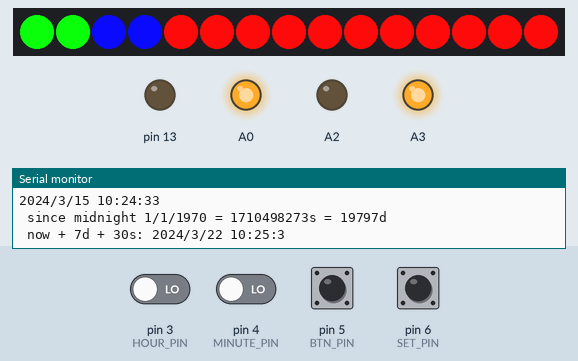
A sketch run on a simulated Arduino Uno, built with avr-gcc and run on an emulated ATmega328P. Parts: 15 RGB LEDs in strip order, left to right, output pins drawn as LEDs (lit = HIGH), the last lines printed to the serial monitor. The inputs (shaded band) are chosen by the test bench; at power-on: pin 3 (HOUR_PIN), pin 4 (MINUTE_PIN), pin 5 (BTN_PIN), pin 6 (SET_PIN) LOW. Dim RGB values are drawn brighter than linear; the strip is taken to match the declared colour order; the local clock reads 2024-03-15 10:24:30 at power-on unless the sketch sets it; random numbers use the default seed unless the sketch sets one.

Above: at 3.6 s.
3.7 s: pin 5 (BTN_PIN) pulled HIGH for 1.35 s
At 4.27 s:
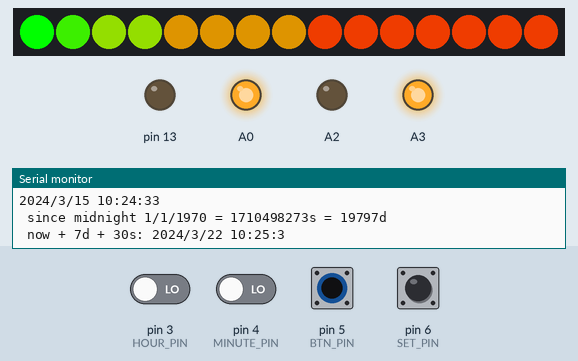
6.5 s: pin 5 (BTN_PIN) pulled HIGH for 1.35 s
At 6.5 s:
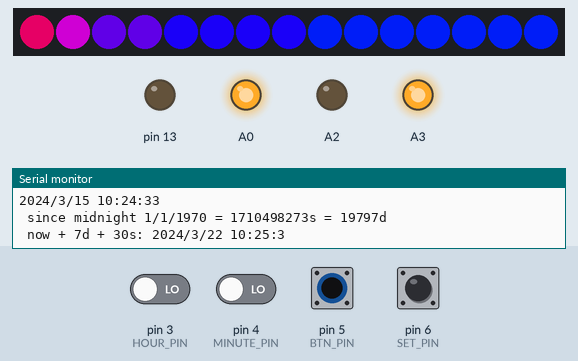
10.0 s: pin 5 (BTN_PIN) pulled HIGH for 1.35 s
At 10.0 s:
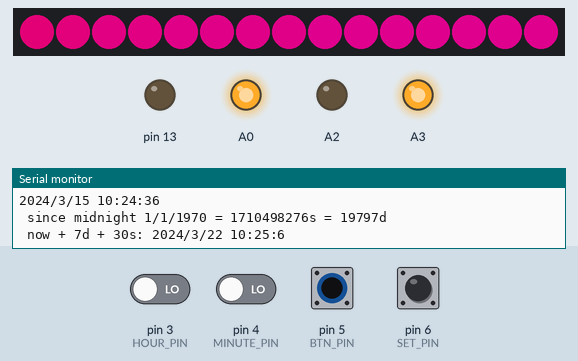
12.8 s: pin 3 (HOUR_PIN) driven HIGH
At 14.4 s:
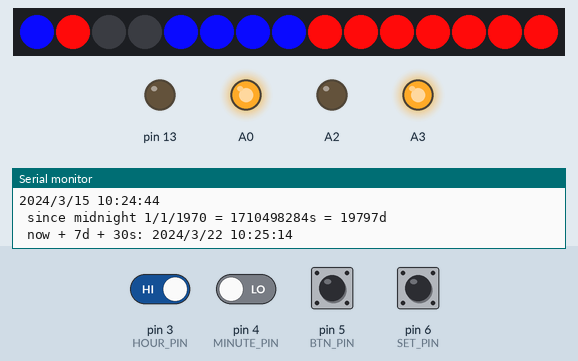
14.7 s: pin 5 (BTN_PIN) pulled HIGH for 1.35 s
At 16.41 s:
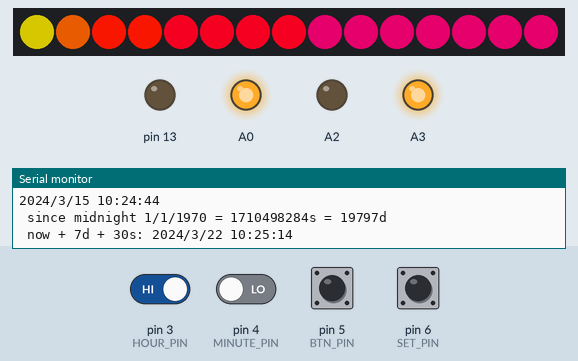
20.3 s: pin 5 (BTN_PIN) pulled HIGH for 1.35 s
At 20.3 s:
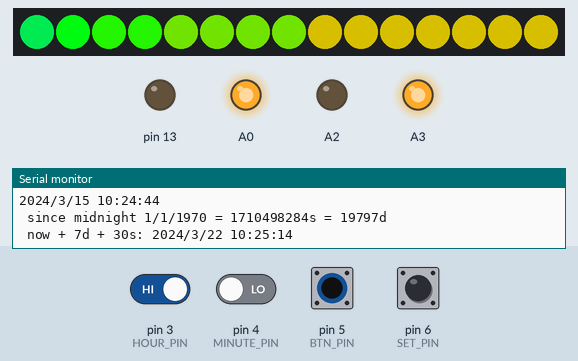
Timing chart, 0 to 23.3 s (numbered marks = the images above; inputs shaded):
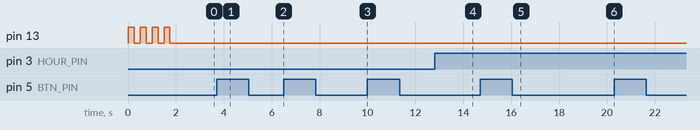

The sketch:

Niki_bday_2016.ino
```cpp
// (licence header left out)
#include <Wire.h>
#include "RTClib.h"
#include <Adafruit_NeoPixel.h>

#define STRIP_PIN 8
#define HOUR_PIN 3
#define MINUTE_PIN 4
#define BTN_PIN 5
#define SET_PIN 6
#define DEBOUNCE_DELAY 10
#define MAX_BUTTONS_INPUT 20
#define MAX_MODES 3
#define MAX_PALETTES 10
#define TOTAL_PALETTES 10
#define CLOCK_PIXELS 15

// Parameter 1 = number of pixels in strip
// Parameter 2 = pin number (most are valid)
// Parameter 3 = pixel type flags, add together as needed:
//   NEO_KHZ800  800 KHz bitstream (most NeoPixel products w/WS2812 LEDs)
//   NEO_KHZ400  400 KHz (classic 'v1' (not v2) FLORA pixels, WS2811 drivers)
//   NEO_GRB     Pixels are wired for GRB bitstream (most NeoPixel products)
//   NEO_RGB     Pixels are wired for RGB bitstream (v1 FLORA pixels, not v2)
Adafruit_NeoPixel strip = Adafruit_NeoPixel(CLOCK_PIXELS, STRIP_PIN, NEO_RGB + NEO_KHZ800);

byte bits[CLOCK_PIXELS];

uint32_t black = strip.Color(0,0,0);
uint32_t colors[TOTAL_PALETTES][4] =
  {
    {
      // #1 RGB
      strip.Color(0,0,0),    // off
      strip.Color(255,10,10),  // hours
      strip.Color(10,255,10),  // minutes
      strip.Color(10,10,255) // both;
    },
    {
      // #2 Mondrian
      strip.Color(0,0,0),    // off
      strip.Color(255,10,10),  // hours
      strip.Color(248,222,0),  // minutes
      strip.Color(10,10,255) // both;
    },
    {
      // #3 Basbrun
      strip.Color(0,0,0),    // off
      strip.Color(80,40,0),  // hours
      strip.Color(20,200,20),  // minutes
      strip.Color(255,100,10) // both;
    },
    {
      // #4 80's
      strip.Color(0,0,0),    // off
      strip.Color(245,100,201),  // hours
      strip.Color(114,247,54),  // minutes
      strip.Color(113,235,219) // both;
    }
    ,
    {
      // #5 Pastel
      strip.Color(255,255,255),    // off
      strip.Color(255,123,123),  // hours
      strip.Color(143,255,112),  // minutes
      strip.Color(120,120,255) // both;
    }
    ,
    {
      // #6 Modern
      strip.Color(255,255,255),    // off
      strip.Color(212,49,45),  // hours
      strip.Color(145,210,49),  // minutes
      strip.Color(141,95,224) // both;
    }
    ,
    {
      // #7 Cold
      strip.Color(255,255,255),    // off
      strip.Color(209,62,200),  // hours
      strip.Color(69,232,224),  // minutes
      strip.Color(80,70,202) // both;
    }
    ,
    {
      // #8 Warm
      strip.Color(255,255,255),    // off
      strip.Color(237,20,20),  // hours
      strip.Color(246,243,54),  // minutes
      strip.Color(255,126,21) // both;
    }
    ,
    {
      //#9 Earth
      strip.Color(255,255,255),    // off
      strip.Color(70,35,0),  // hours
      strip.Color(70,122,10),  // minutes
      strip.Color(200,182,0) // both;
    }
    ,
    {
      // #10 Dark
      strip.Color(255,255,255),    // off
      strip.Color(211,34,34),  // hours
      strip.Color(80,151,78),  // minutes
      strip.Color(16,24,149) // both;
    }
  };

RTC_DS1307 rtc;

boolean on = true;

byte oldHours = 0;
byte oldMinutes = 0;

int lastButtonValue[MAX_BUTTONS_INPUT];
int currentButtonValue[MAX_BUTTONS_INPUT];

int mode = 0;
int palette = 0;

byte error = 0;
byte oldError = 0;

void setup()
{
  Serial.begin(9600);

  pinMode(A2, OUTPUT);
  digitalWrite(A2, LOW);
  pinMode(A3, OUTPUT);
  digitalWrite(A3, HIGH);
  pinMode(A0, OUTPUT);
  digitalWrite(A0, HIGH);

  // Initialize the strip and set all pixels to 'off'
  strip.begin();
  //strip.setBrightness(255);
  strip.show();

  Wire.begin();
  rtc.begin();

  if (! rtc.isrunning())
  {
    rtc.adjust(DateTime(F(__DATE__), F(__TIME__)));//F(__DATE__), F(__TIME__)
    // This line sets the RTC with an explicit date & time, for example to set
    // January 21, 2014 at 3am you would call:
    // rtc.adjust(DateTime(2014, 1, 21, 3, 0, 0));
  }

  // Make the random() function return unpredictable results
  randomSeed(rtc.now().unixtime());

  pinMode(HOUR_PIN, INPUT);
  pinMode(MINUTE_PIN, INPUT);
  pinMode(BTN_PIN, INPUT);
  pinMode(SET_PIN, INPUT);

  pinMode(13, OUTPUT);

  for(int i=0;i<4;i++)
  {
    digitalWrite(13, HIGH);
    delay(250);
    digitalWrite(13, LOW);
    delay(250);
  }

  // Make sure the time is always displayed the first
  // time the clock is powered on.
  oldHours = 99;
}

void loop()
{
  printDateTime(rtc.now());
  // 9:25
//  setPixel(0, strip.Color(255,255,255));
//  setPixel(1, strip.Color(255,10,10));
//  setPixel(2, strip.Color(10,255,10));
//  setPixel(3, strip.Color(10,10,255));
//  setPixel(4, strip.Color(255,10,10));
//  strip.show();
//  return;

  // Read buttons
  int set_button = debounce(SET_PIN);
  int hour_button = debounce(HOUR_PIN);
  int minute_button = debounce(MINUTE_PIN);
  int button = debounce(BTN_PIN);

  if(set_button && button && hasChanged(BTN_PIN))
  {
    for(int i=0; i<100; i++)
    {
      if(!debounce(SET_PIN) || !debounce(BTN_PIN))
        break;
    }

    if(debounce(SET_PIN) && debounce(BTN_PIN))
    {
      checkErrors();
    }
  }
  else if( set_button && hour_button && hasChanged(HOUR_PIN))
  {
    DateTime newTime = DateTime(rtc.now().unixtime()+3600);
    rtc.adjust( newTime );

    displayCurrentTime();
  }
  else if( set_button && minute_button && hasChanged(MINUTE_PIN))
  {
    DateTime fixTime = rtc.now();

    DateTime newTime = DateTime(
          fixTime.year(),
          fixTime.month(),
          fixTime.day(),
          fixTime.hour(),
          ((fixTime.minute()-fixTime.minute()%5)+5)%60,
          0);

    rtc.adjust( newTime );

    displayCurrentTime();
  }
  else if( minute_button && hasChanged(MINUTE_PIN))
  {
    toggleOnOff();
  }
  else if( hour_button && hasChanged(HOUR_PIN))
  {
    palette = (palette+1)%MAX_PALETTES;
    oldHours = 99;
    oldError = 99;
  }
  else if( button && hasChanged(BTN_PIN))
  {
    mode = mode + 1;

    if(mode >= MAX_MODES)
      mode = 0;
  }

  // Store buttons new values
  resetButtonValues();
  switch(mode)
  {
    case 0:
      displayCurrentTime();
      break;

    case 1:
      oldHours = 99;
      rainbowCycle(20);
      break;

    case 2:
      oldHours = 99;
      rainbow(20);
      break;

    case 3:
      oldHours = 99;
      // Display error code
      displayErrorCode();
      break;
  }
}

int debounce(int pin)
{
  int val = digitalRead(pin);
  if( val == lastButtonValue[pin] )
  {
    currentButtonValue[pin] = val;
    return val;
  }

  delay(DEBOUNCE_DELAY);

  val = digitalRead(pin);
  if( val != lastButtonValue[pin] )
  {
    currentButtonValue[pin] = val;
    return val;
  }

  currentButtonValue[pin] = lastButtonValue[pin];
  return lastButtonValue[pin];
}

boolean hasChanged(int pin)
{
  return lastButtonValue[pin] != currentButtonValue[pin];
}

void resetButtonValues()
{
  for(int i=0; i<MAX_BUTTONS_INPUT; i++)
    lastButtonValue[i] = currentButtonValue[i];
}

void displayCurrentTime()
{
  DateTime now = rtc.now();
  setTime(now.hour()%12, now.minute());
}

void setTime(byte hours, byte minutes)
{
  if(oldHours == hours && oldMinutes/5 == minutes/5)
    return;

  oldHours = hours;
  oldMinutes = minutes;

  for(int i=0; i<CLOCK_PIXELS; i++)
    bits[i] = 0;

  setBits(hours, 0x01);
  setBits(minutes/5, 0x02);

  for(int i=0; i<CLOCK_PIXELS; i++)
  {
    setPixel(i, colors[palette][bits[i]]);
    strip.show();
  }
}

void displayErrorCode()
{
  if(oldError == error)
    return;

  oldError = error;

  for(int i=0; i<CLOCK_PIXELS; i++)
    bits[i] = 0;

  if(error == 0)
  {
    setBits(12, 0x02);
  }
  else
  {
    setBits(error, 0x01);
  }

  for(int i=0; i<CLOCK_PIXELS; i++)
  {
    setPixel(i, colors[palette][bits[i]]);
  }

  strip.show();
}

void setBits(byte value, byte offset)
{
  switch(value)
  {
    case 1:
      switch(random(2))
      {
        case 0:
          bits[0]|=offset;
          break;
        case 1:
          bits[1]|=offset;
          break;
      }
      break;
    case 2:
      switch(random(2))
      {
        case 0:
          bits[2]|=offset;
          break;
        case 1:
          bits[0]|=offset;
          bits[1]|=offset;
          break;
      }
      break;
    case 3:
      switch(random(3))
      {
        case 0:
          bits[3]|=offset;
          break;
        case 1:
          bits[0]|=offset;
          bits[2]|=offset;
          break;
        case 2:
          bits[1]|=offset;
          bits[2]|=offset;
          break;
      }
      break;
    case 4:
      switch(random(3))
      {
        case 0:
          bits[0]|=offset;
          bits[3]|=offset;
          break;
        case 1:
          bits[1]|=offset;
          bits[3]|=offset;
          break;
        case 2:
          bits[0]|=offset;
          bits[1]|=offset;
          bits[2]|=offset;
          break;
      }
      break;
    case 5:
      switch(random(3))
      {
        case 0:
          bits[4]|=offset;
          break;
        case 1:
          bits[2]|=offset;
          bits[3]|=offset;
          break;
        case 2:
          bits[0]|=offset;
          bits[1]|=offset;
          bits[3]|=offset;
          break;
      }
      break;
    case 6:
      switch(random(4))
      {
        case 0:
          bits[0]|=offset;
          bits[4]|=offset;
          break;
        case 1:
          bits[1]|=offset;
          bits[4]|=offset;
          break;
        case 2:
          bits[0]|=offset;
          bits[2]|=offset;
          bits[3]|=offset;
          break;
        case 3:
          bits[1]|=offset;
          bits[2]|=offset;
          bits[3]|=offset;
          break;
      }
      break;
    case 7:
      switch(random(3))
      {
        case 0:
          bits[2]|=offset;
          bits[4]|=offset;
          break;
        case 1:
          bits[0]|=offset;
          bits[1]|=offset;
          bits[4]|=offset;
          break;
        case 2:
          bits[0]|=offset;
          bits[1]|=offset;
          bits[2]|=offset;
          bits[3]|=offset;
          break;
      }
      break;
    case 8:
      switch(random(3))
      {
        case 0:
          bits[3]|=offset;
          bits[4]|=offset;
          break;
        case 1:
          bits[0]|=offset;
          bits[2]|=offset;
          bits[4]|=offset;
          break;
        case 2:
          bits[1]|=offset;
          bits[2]|=offset;
          bits[4]|=offset;
          break;
      }
      break;
    case 9:
      switch(random(2))
      {
        case 0:
          bits[0]|=offset;
          bits[3]|=offset;
          bits[4]|=offset;
          break;
        case 1:
          bits[1]|=offset;
          bits[3]|=offset;
          bits[4]|=offset;
          break;
      }
      break;
    case 10:
      switch(random(2))
      {
        case 0:
          bits[2]|=offset;
          bits[3]|=offset;
          bits[4]|=offset;
          break;
        case 1:
          bits[0]|=offset;
          bits[1]|=offset;
          bits[3]|=offset;
          bits[4]|=offset;
          break;
      }
      break;
    case 11:
      switch(random(2))
      {
        case 0:
          bits[0]|=offset;
          bits[2]|=offset;
          bits[3]|=offset;
          bits[4]|=offset;
          break;
        case 1:
          bits[1]|=offset;
          bits[2]|=offset;
          bits[3]|=offset;
          bits[4]|=offset;
          break;
      }

      break;
    case 12:
      bits[0]|=offset;
      bits[1]|=offset;
      bits[2]|=offset;
      bits[3]|=offset;
      bits[4]|=offset;

      break;
  }
}

void setPixel(byte pixel, uint32_t color)
{
  if(!on)
    return;

  switch(pixel)
  {
    case 0:
      strip.setPixelColor(0, color);
      break;
    case 1:
      strip.setPixelColor(1, color);
      break;
    case 2:
      strip.setPixelColor(2, color);
      strip.setPixelColor(3, color);
      break;
    case 3:
      strip.setPixelColor(4, color);
      strip.setPixelColor(5, color);
      strip.setPixelColor(6, color);
      strip.setPixelColor(7, color);
      break;
    case 4:
      strip.setPixelColor(8, color);
      strip.setPixelColor(9, color);
      strip.setPixelColor(10, color);
      strip.setPixelColor(11, color);
      strip.setPixelColor(12, color);
      strip.setPixelColor(13, color);
      strip.setPixelColor(14, color);
      break;
  };
}

void rainbow(uint8_t wait)
{
  uint16_t i, j;

  for(j=0; j<256; j++)
  {
    for(i=0; i< CLOCK_PIXELS; i++)
    {
      setPixel(i, Wheel((i+j) & 255));
    }

    strip.show();
    delay(wait);

    if(debounce(BTN_PIN) && hasChanged(BTN_PIN))
    {
      mode = (mode + 1)%MAX_MODES;
      resetButtonValues();
      return;
    }

    if(debounce(MINUTE_PIN) && hasChanged(MINUTE_PIN))
    {
      toggleOnOff();
      resetButtonValues();
      return;
    }

    resetButtonValues();
  }
}

// Slightly different, this makes the rainbow equally distributed throughout
void rainbowCycle(uint8_t wait)
{
  uint16_t i, j;

  for(j=0; j<256*5; j++)
  {
    // 5 cycles of all colors on wheel
    for(i=0; i< CLOCK_PIXELS; i++)
    {
      setPixel(i, Wheel(((i * 256 / CLOCK_PIXELS) + j) & 255));
    }
    strip.show();
    delay(wait);

    if(debounce(BTN_PIN) && hasChanged(BTN_PIN))
    {
      mode = (mode + 1)%MAX_MODES;
      resetButtonValues();
      return;
    }

    if(debounce(MINUTE_PIN) && hasChanged(MINUTE_PIN))
    {
      toggleOnOff();
      resetButtonValues();
      return;
    }

    resetButtonValues();
  }
}

// Input a value 0 to 255 to get a color value.
// The colours are a transition r - g - b - back to r.
uint32_t Wheel(byte WheelPos)
{
  if(WheelPos < 85)
  {
   return strip.Color(WheelPos * 3, 255 - WheelPos * 3, 0);
  }
  else if(WheelPos < 170)
  {
   WheelPos -= 85;
   return strip.Color(255 - WheelPos * 3, 0, WheelPos * 3);
  }
  else
  {
   WheelPos -= 170;
   return strip.Color(0, WheelPos * 3, 255 - WheelPos * 3);
  }
}

void toggleOnOff()
{
  if( on )
  {
    for( int i=0; i<CLOCK_PIXELS; i++)
      setPixel(i, black);

    strip.show();
  }

  on = !on;

  if(on)
  {
    oldHours = 99;
    oldError = 99;
  }
}

void checkErrors()
{
  error = 0;
  oldError = 99;
  mode = 3;
  palette = 0;

  // Test sequence
  if (! rtc.isrunning())
  {
    error |= 0x1;
  }

  int time1 = rtc.now().unixtime();
  delay(1200);
  int time2 = rtc.now().unixtime();
  if(time1 == time2)
  {
    error |= 0x02;
  }
}

void printDateTime(DateTime now)
{
  Serial.print(now.year(), DEC);
  Serial.print('/');
  Serial.print(now.month(), DEC);
  Serial.print('/');
  Serial.print(now.day(), DEC);
  Serial.print(' ');
  Serial.print(now.hour(), DEC);
  Serial.print(':');
  Serial.print(now.minute(), DEC);
  Serial.print(':');
  Serial.print(now.second(), DEC);
  Serial.println();

  Serial.print(" since midnight 1/1/1970 = ");
  Serial.print(now.unixtime());
  Serial.print("s = ");
  Serial.print(now.unixtime() / 86400L);
  Serial.println("d");

  // calculate a date which is 7 days and 30 seconds into the future
  DateTime future (now.unixtime() + 7 * 86400L + 30);

  Serial.print(" now + 7d + 30s: ");
  Serial.print(future.year(), DEC);
  Serial.print('/');
  Serial.print(future.month(), DEC);
  Serial.print('/');
  Serial.print(future.day(), DEC);
  Serial.print(' ');
  Serial.print(future.hour(), DEC);
  Serial.print(':');
  Serial.print(future.minute(), DEC);
  Serial.print(':');
  Serial.print(future.second(), DEC);
  Serial.println();

  Serial.println();

  delay(1000);
}
```

Measured:
- after the input at 3.7 s, the LEDs: change after 0.42 s (image 1)
- after the input at 12.8 s, the LEDs: change after 0.40 s (image 4)
- after the input at 14.7 s, the LEDs: first change after 0.61 s (image 5 shows a later state)
